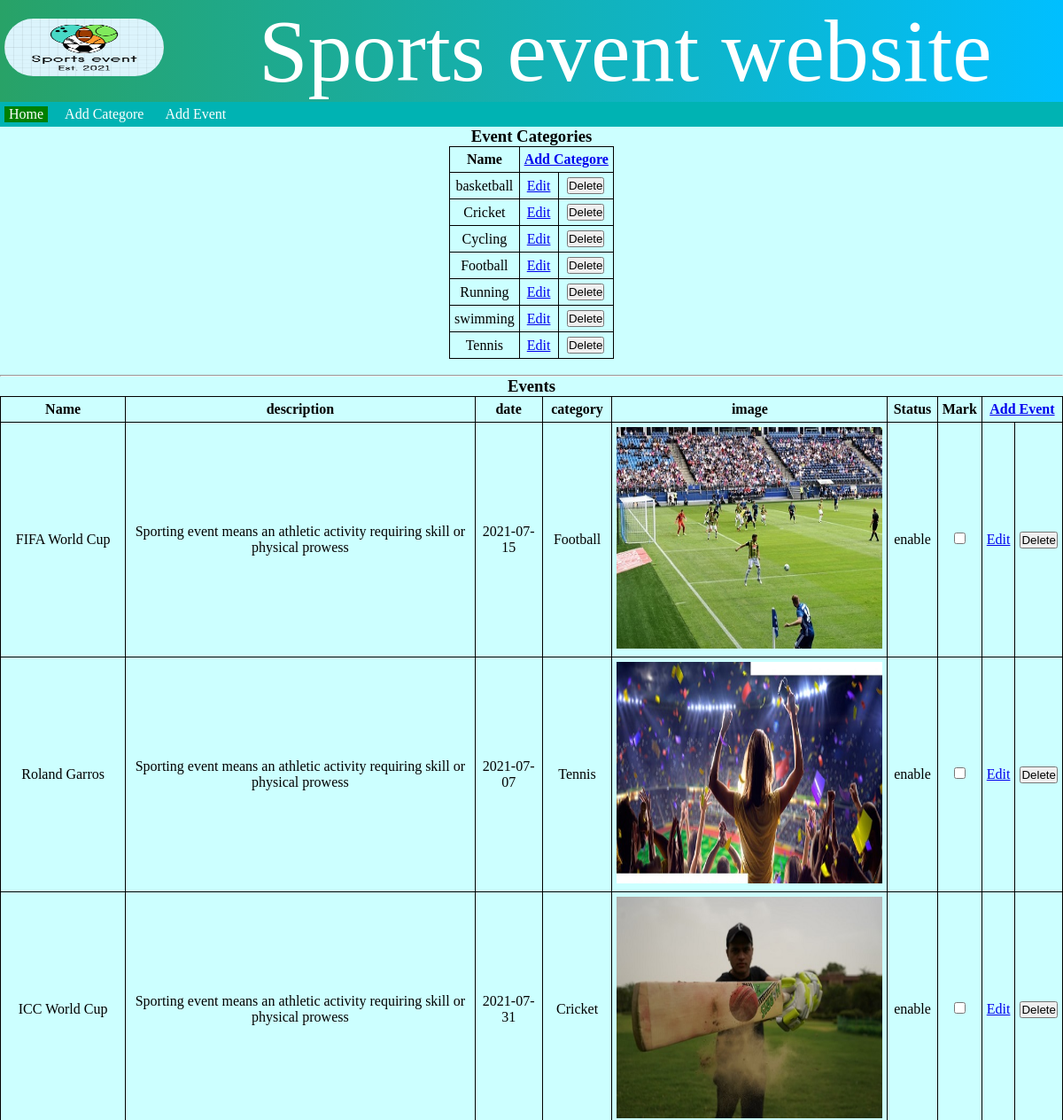
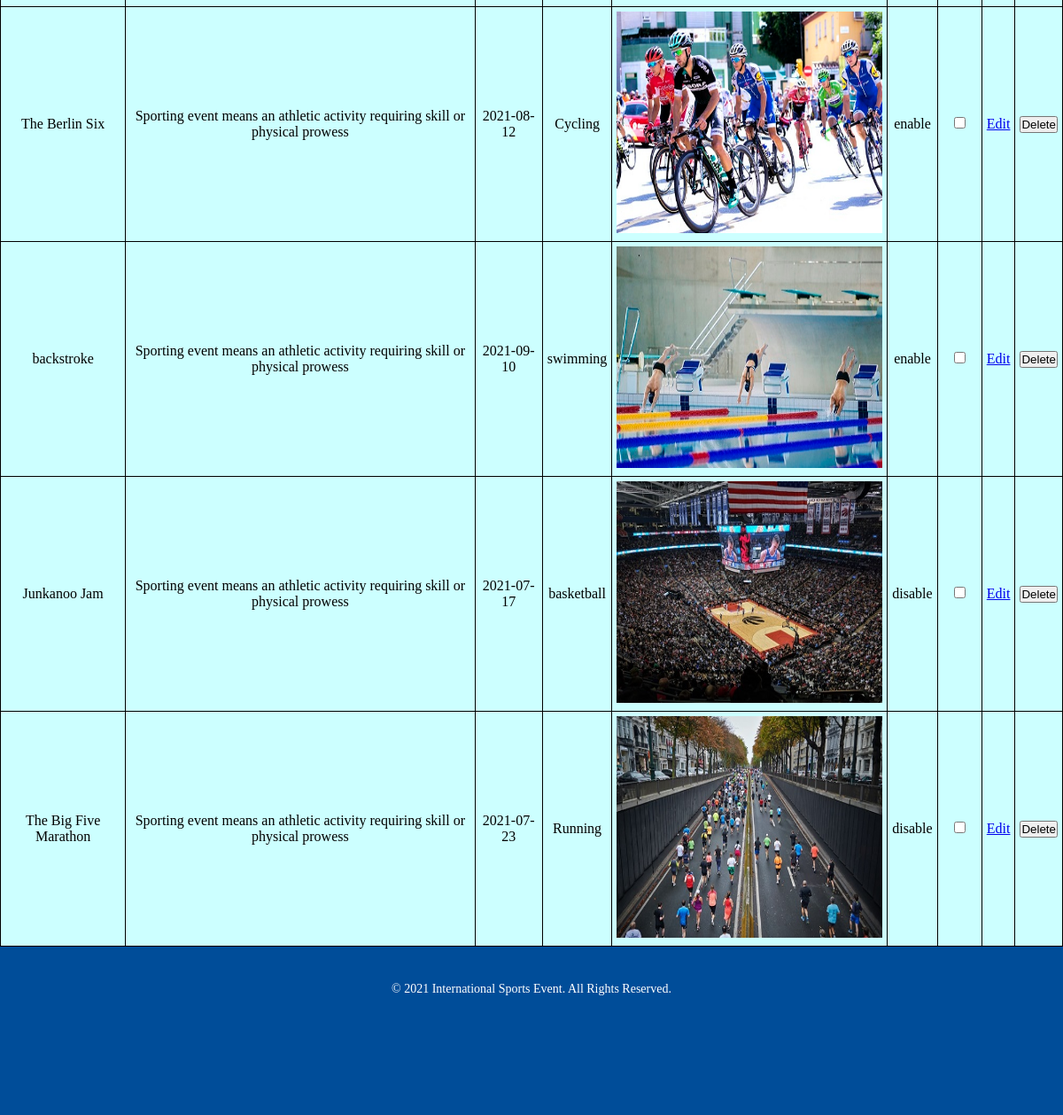
Page /admin/home.php on the committed database (2 pictures, top to bottom).
### tables this page shows
CREATE TABLE `event_category` (
  `Cat_Id` int(11) NOT NULL,
  `Cat_Name` varchar(50) NOT NULL
);

CREATE TABLE `event_details` (
  `Name` varchar(150) NOT NULL,
  `Description` text NOT NULL,
  `Date` date NOT NULL,
  `Image` varchar(50) NOT NULL,
  `Category` varchar(50) NOT NULL,
  `Status` varchar(10) NOT NULL DEFAULT 'Enable',
  `Featured` varchar(5) NOT NULL DEFAULT 'No',
  `Id` int(11) NOT NULL
);

### admin/home.php (the view, shortened to what this page needs)
<?php
	include("../include/config.php");
?>
<!DOCTYPE html>
<html lang="en">
	<head>
		<link rel="stylesheet" href="../stylesheet.css"/>
	</head>
	<body>
		<div class="wrapper">
			<?php
				include("../include/header.php");
			?>
			<div class="subheader">
				<ul>
					<li class="active"><a href="home.php">Home</a></li>
					<li><a href="category.php">Add Categore</a></li>
					<li><a href="events.php">Add Event</a></li>
				</ul>
			</div>
			<nav class="eventtable">
				<table border="2" class="center">
					<caption>
						<h3 style="text-align:center; ">Event Categories</h3>
					</caption>
					<tr>
						<th>
							Name
						</th>
						<th colspan="2">
							<a href="category.php">Add Categore</a>
						</th>
					</tr>
					<tr>
						<?php
							$qry_up = "SELECT * FROM event_category;";
							$res_up = mysqli_query($conn, $qry_up) or die("Query Failed!");
							if (mysqli_num_rows($res_up) > 0) {
								while ($row = mysqli_fetch_assoc($res_up)) {
									$id = $row['Cat_Id'];
									$name = $row['Cat_Name'];
									echo '<tr>';
										echo'<td>'.$name.'</td>';
										echo '<td><a href="edit_category.php?id='.$id.'">Edit</td>';
						?>
										<td>
											<form action="<?php $_SERVER['PHP_SELF'];?>" method="POST">
												<input type="submit" name="del" value="Delete" class="delete_button">
											</form>
										</td>
						<?php
									echo '</tr>';
								}
							}
	                    ?>
					</tr>
				</table>
				<br><hr>
				<table border="2" class="center" id="myTable">
					<caption>
						<h3 style="text-align:center; ">Events</h3>
					</caption>
					<tr>
						<th>
							Name
						</th>
						<th>
							description
						</th>
						<th>
							date
						</th>
						<th>
							category
						</th>
						<th>
							image
						</th>
						<th>
							Status
						</th>
						<th>
							Mark
						</th>
						<th colspan="2">
							<a href="events.php">Add Event</a>
						</th>
					</tr>
					<?php
						$qry_up1 = "SELECT * FROM event_details;";
						$res_up1 = mysqli_query($conn, $qry_up1) or die("Query Failed!");
						if (mysqli_num_rows($res_up1) > 0) {
							while ($row = mysqli_fetch_assoc($res_up1)) {
								$id1 = $row['Id'];
								$name = $row['Name'];
								$description = $row['Description'];
								$date = $row['Date'];
								$image = $row['Image'];
								$category = $row['Category'];
								$status = $row['Status'];
								echo '<tr id='.$id1.'>';
									echo'<td>'.$name.'</td>';
									echo'<td>'.$description.'</td>';
									echo'<td>'.$date.'</td>';
									echo'<td>'.$category.'</td>';
									echo'<td> <img src="../img/'.$image.'" alt="" width=300 height=250></td>';
									echo'<td>'.$status.'</td>';
					?>				<td>
											<input type="checkbox" name="check" value="checked" onclick="checkFunction(<?php echo $id1; ?>)">
									</td>
					<?php
										echo '<td><a href="edit_events.php?id='.$id1.'">Edit</td>';
					?>
									<td>
										<form action="<?php $_SERVER['PHP_SELF'];?>" method="POST">
											<input type="submit" name="del1" value="Delete" class="delete_button">
										</form>
									</td>
					<?php
								echo '</tr>';
							}
						}
					?>
				</table>
			</nav>
			<?php
				include("../include/footer.php");
			?>
		</div>
	</body>
</html>

### include/header.php
<div class="header_area">
	<div class="logo">
		<img src="img/Screenshot_1.png" alt="logo image"/>
	</div>
	<label style="font-size:100px; color:white;">
		Sports event website
	</label>
</div>

### include/footer.php
<div class="footer">
	<p align="center">© 2021 International Sports Event. All Rights Reserved.</p>
</div>

### stylesheet.css (style rules this page uses)
* { margin: 0 ; padding: 0; }
.wrapper { height: auto; }
.header_area { width: 100%; background: linear-gradient(90deg, rgba(0,17,36,1) 0%, rgba(40,162,103,1) 0%, rgba(0,191,255,1) 100%); height: auto; min-width: 330px; border: 0px solid white; }
.logo { width: 24%; display: inline-block; background-color: linear-gradient(90deg, rgba(0,17,36,1) 0%, rgba(40,162,103,1) 0%, rgba(0,191,255,1) 100%); }
.logo img { margin: 5px; width: 180px; height: 65px; border-radius: 40px; }
.subheader { top: 0; width: 100%; height: auto; float: left; background-color: #00b3b3; min-width: 330px; }
.subheader ul li { display: inline-block; margin: 5px; }
.subheader ul li a { text-decoration: none; color: white; padding: 5px; text-align: center; }
.active { background-color:#008080; }
.footer { width: 100%; height: 150px; float: left; background-color: #004d99; text-align: center; color: white; font-size: 14px; padding-top: 40px; min-width: 330px; }
.eventtable { background-color: #ccffff; border: 0px solid gray; text-align: center; height: auto; width: 100%; min-width: 330px; min-height: 800px; }
table, th, td { border: 1px solid black; border-collapse: collapse; padding:5px; }
table.center { margin-left: auto; margin-right: auto; }
.active, .dot:hover { background-color: green; }

### rows in the picture
event_category: Cat_Name "basketball"
event_category: Cat_Name "Cricket"
event_category: Cat_Name "Cycling"
event_category: Cat_Name "Football"
event_category: Cat_Name "Running"
event_category: Cat_Name "swimming"
event_category: Cat_Name "Tennis"
event_details: Name "FIFA World Cup", Description "Sporting event means an athletic activity requiring skill or physical prowess", Date "2021-07-15", Category "Football", Image (picture), Status "enable"
event_details: Name "Roland Garros", Description "Sporting event means an athletic activity requiring skill or physical prowess", Date "2021-07-07", Category "Tennis", Image (picture), Status "enable"
event_details: Name "ICC World Cup", Description "Sporting event means an athletic activity requiring skill or physical prowess", Date "2021-07-31", Category "Cricket", Image (picture), Status "enable"
event_details: Name "The Berlin Six", Description "Sporting event means an athletic activity requiring skill or physical prowess", Date "2021-08-12", Category "Cycling", Image (picture), Status "enable"
event_details: Name "backstroke", Description "Sporting event means an athletic activity requiring skill or physical prowess", Date "2021-09-10", Category "swimming", Image (picture), Status "enable"
event_details: Name "Junkanoo Jam", Description "Sporting event means an athletic activity requiring skill or physical prowess", Date "2021-07-17", Category "basketball", Image (picture), Status "disable"
event_details: Name "The Big Five Marathon", Description "Sporting event means an athletic activity requiring skill or physical prowess", Date "2021-07-23", Category "Running", Image (picture), Status "disable"
